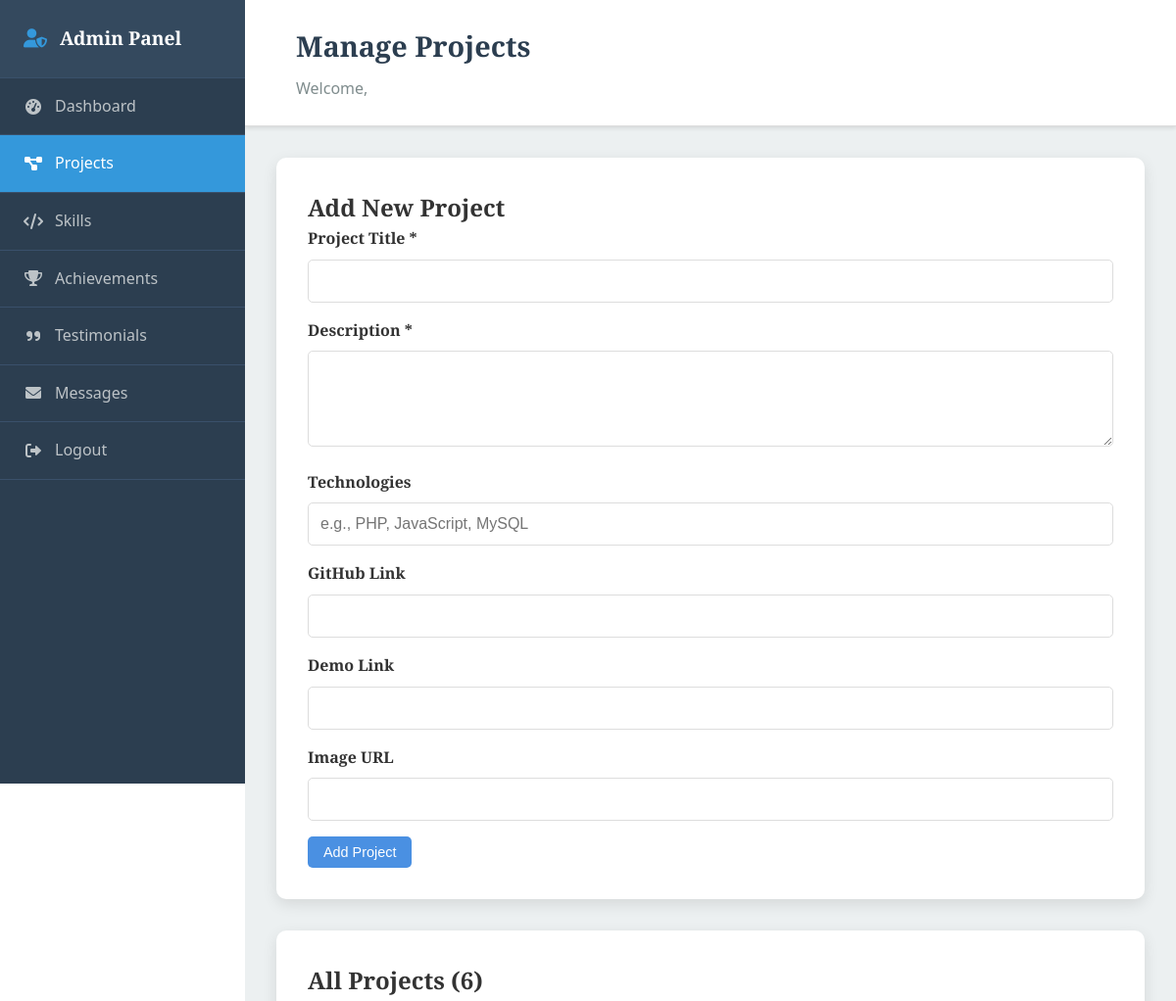
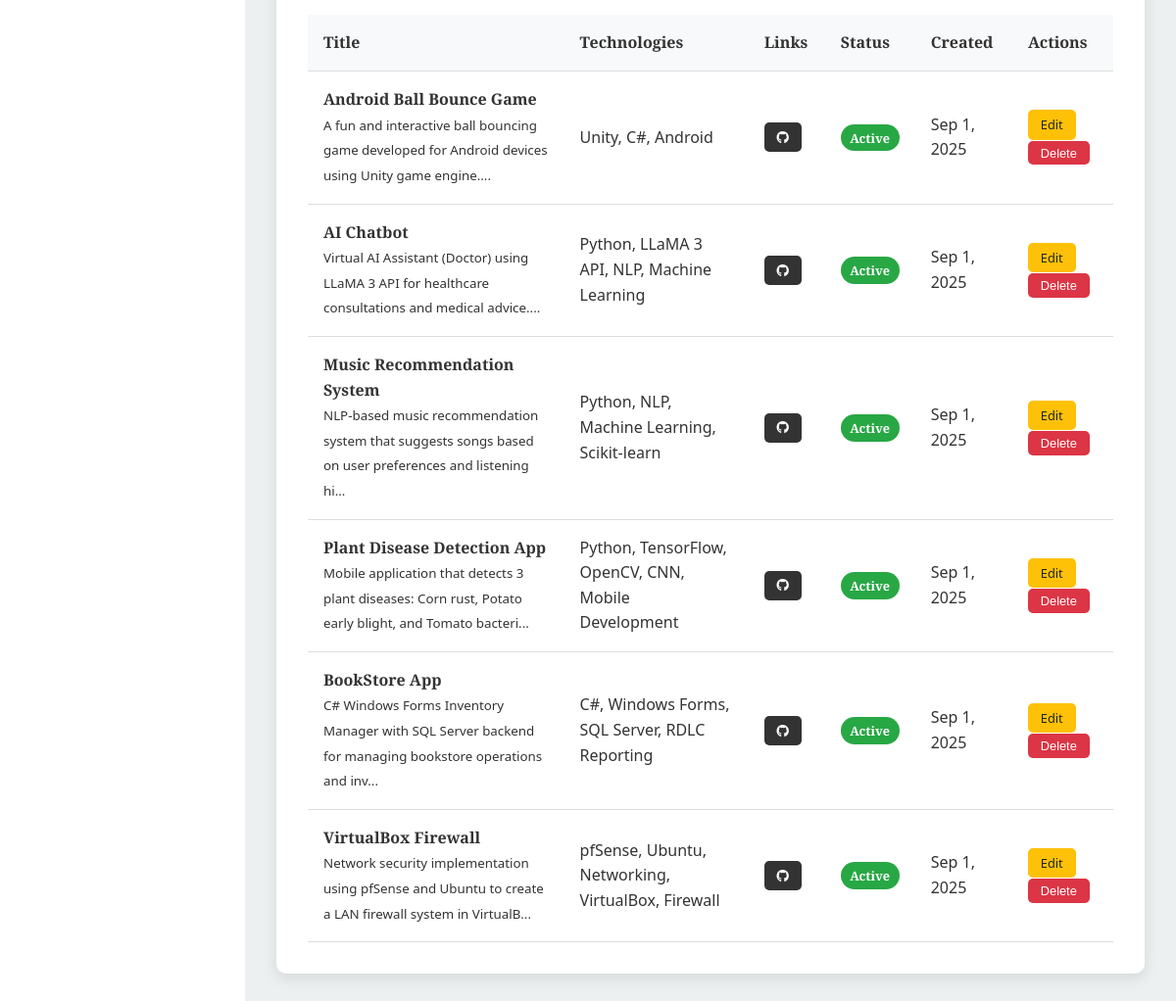
The page /admin/projects.php (signed in) on the database its author committed (2 pictures, top to bottom).
### tables this page shows
CREATE TABLE `projects` (
    `id` int(11) NOT NULL AUTO_INCREMENT,
    `title` varchar(255) NOT NULL,
    `description` text,
    `technologies` varchar(500),
    `github_link` varchar(255),
    `demo_link` varchar(255),
    `image` varchar(255),
    `status` enum('active', 'inactive') DEFAULT 'active',
    `created_at` timestamp DEFAULT CURRENT_TIMESTAMP,
    PRIMARY KEY (`id`)
);

### admin/projects.php (the view, shortened to what this page needs)
<?php
include 'auth.php';
$pdo = getConnection();
$edit_project = null;
$stmt = $pdo->prepare("SELECT * FROM projects ORDER BY created_at DESC");
$stmt->execute();
$projects = $stmt->fetchAll(PDO::FETCH_ASSOC);
?>
<!DOCTYPE html>
<html lang="en">
<head>
    <link rel="stylesheet" href="../style.css">
    <link rel="stylesheet" href="https://cdnjs.cloudflare.com/ajax/libs/font-awesome/6.0.0/css/all.min.css">
    <link rel="stylesheet" href="../projects.css">
</head>
<body>
    <div class="admin-layout">
        <?php echo getAdminNavigation('projects.php'); ?>
        <div class="admin-main">
            <?php echo getAdminHeader('Manage Projects'); ?>
            <div class="admin-container">
                <div class="admin-card">
                    <h2><?php echo $edit_project ? 'Edit Project' : 'Add New Project'; ?></h2>
                    <form method="POST" action="">
                        <div class="form-group">
                            <label for="title">Project Title *</label>
                            <input type="text" id="title" name="title" class="form-control" required
                                value="<?php echo $edit_project ? htmlspecialchars($edit_project['title']) : ''; ?>">
                        </div>
                        <div class="form-group">
                            <label for="description">Description *</label>
                            <textarea id="description" name="description" class="form-control" rows="4" required><?php echo $edit_project ? htmlspecialchars($edit_project['description']) : ''; ?></textarea>
                        </div>
                        <div class="form-group">
                            <label for="technologies">Technologies</label>
                            <input type="text" id="technologies" name="technologies" class="form-control"
                                placeholder="e.g., PHP, JavaScript, MySQL"
                                value="<?php echo $edit_project ? htmlspecialchars($edit_project['technologies']) : ''; ?>">
                        </div>
                        <div class="form-group">
                            <label for="github_link">GitHub Link</label>
                            <input type="url" id="github_link" name="github_link" class="form-control"
                                value="<?php echo $edit_project ? htmlspecialchars($edit_project['github_link']) : ''; ?>">
                        </div>
                        <div class="form-group">
                            <label for="demo_link">Demo Link</label>
                            <input type="url" id="demo_link" name="demo_link" class="form-control"
                                value="<?php echo $edit_project ? htmlspecialchars($edit_project['demo_link']) : ''; ?>">
                        </div>
                        <div class="form-group">
                            <label for="image">Image URL</label>
                            <input type="url" id="image" name="image" class="form-control"
                                value="<?php echo $edit_project ? htmlspecialchars($edit_project['image']) : ''; ?>">
                        </div>
                        <div style="display: flex; gap: 1rem;">
                            <button type="submit" class="btn btn-primary">
                                <?php echo $edit_project ? 'Update Project' : 'Add Project'; ?>
                            </button>
                        </div>
                    </form>
                </div>
                <div class="admin-card">
                    <h2>All Projects (<?php echo count($projects); ?>)</h2>
                    <?php if (empty($projects)): ?>
                        <p>No projects found.</p>
                    <?php else: ?>
                        <table class="admin-table">
                            <thead>
                                <tr>
                                    <th>Title</th>
                                    <th>Technologies</th>
                                    <th>Links</th>
                                    <th>Status</th>
                                    <th>Created</th>
                                    <th>Actions</th>
                                </tr>
                            </thead>
                            <tbody>
                                <?php foreach ($projects as $project): ?>
                                    <tr>
                                        <td>
                                            <strong><?php echo htmlspecialchars($project['title']); ?></strong><br>
                                            <small><?php echo htmlspecialchars(substr($project['description'], 0, 100)) . '...'; ?></small>
                                        </td>
                                        <td><?php echo htmlspecialchars($project['technologies']); ?></td>
                                        <td>
                                            <?php if ($project['github_link']): ?>
                                                <a href="<?php echo htmlspecialchars($project['github_link']); ?>" target="_blank" class="btn btn-sm" style="background: #333; color: white; margin-right: 0.5rem;">
                                                    <i class="fab fa-github"></i>
                                                </a>
                                            <?php endif; ?>
                                        </td>
                                        <td>
                                            <span class="badge badge-<?php echo $project['status'] === 'active' ? 'success' : 'secondary'; ?>">
                                                <?php echo ucfirst($project['status']); ?>
                                            </span>
                                        </td>
                                        <td><?php echo date('M j, Y', strtotime($project['created_at'])); ?></td>
                                        <td>
                                            <a href="projects.php?edit=<?php echo $project['id']; ?>" class="btn btn-warning btn-sm">Edit</a>
                                            <form method="POST" action="" style="display: inline;" onsubmit="return confirm('Are you sure you want to delete this project?');">
                                                <button type="submit" class="btn btn-danger btn-sm">Delete</button>
                                            </form>
                                        </td>
                                    </tr>
                                <?php endforeach; ?>
                            </tbody>
                        </table>
                    <?php endif; ?>
                </div>
            </div>
        </div>
    </div>
</body>
</html>

### style.css (style rules this page uses)
* { margin: 0; padding: 0; box-sizing: border-box; }
html { scroll-behavior: smooth; }
body { font-family: "Cinzel", "Segoe UI", Tahoma, Geneva, Verdana, serif; line-height: 1.6; color: #333; background-color: #fff; }
.admin-layout { display: flex; min-height: 100vh; }
.admin-main { flex: 1; margin-left: 250px; background: #ecf0f1; min-height: 100vh; }
.admin-container { max-width: 1200px; margin: 0 auto; padding: 2rem; }
.admin-card { background: white; padding: 2rem; border-radius: 10px; box-shadow: 0 5px 15px rgba(0, 0, 0, 0.1); margin-bottom: 2rem; }
.admin-table { width: 100%; border-collapse: collapse; margin-top: 1rem; }
.admin-table th, .admin-table td { padding: 1rem; text-align: left; border-bottom: 1px solid #ddd; }
.admin-table th { background: #f8f9fa; font-weight: bold; }
.btn { padding: 0.5rem 1rem; border: none; border-radius: 5px; cursor: pointer; text-decoration: none; display: inline-block; font-size: 0.9rem; transition: background 0.3s ease; }
.btn-primary { background: #4a90e2; color: white; }
.btn-danger { background: #dc3545; color: white; }
.btn-warning { background: #ffc107; color: #212529; }
.form-control { width: 100%; padding: 0.75rem; border: 1px solid #ddd; border-radius: 5px; font-size: 1rem; }
.form-group { margin-bottom: 1rem; }
.form-group label { display: block; margin-bottom: 0.5rem; font-weight: bold; }

### admin/projects.css (style rules this page uses)
.badge { padding: 0.3rem 0.6rem; border-radius: 15px; font-size: 0.8rem; font-weight: bold; }
.badge-success { background: #28a745; color: white; }
.btn-sm { padding: 0.3rem 0.8rem; font-size: 0.8rem; }

### rows shown on the page
projects: title "Android Ball Bounce Game", description "A fun and interactive ball bouncing game developed for Android devices using Unity game engine.", technologies "Unity, C#, Android", status "Active", created_at "Sep 1, 2025"
projects: title "AI Chatbot", description "Virtual AI Assistant (Doctor) using LLaMA 3 API for healthcare consultations and medical advice.", technologies "Python, LLaMA 3 API, NLP, Machine Learning", status "Active", created_at "Sep 1, 2025"
projects: title "Music Recommendation System", description "NLP-based music recommendation system that suggests songs based on user preferences and listening hi", technologies "Python, NLP, Machine Learning, Scikit-learn", status "Active", created_at "Sep 1, 2025"
projects: title "Plant Disease Detection App", description "Mobile application that detects 3 plant diseases: Corn rust, Potato early blight, and Tomato bacteri", technologies "Python, TensorFlow, OpenCV, CNN, Mobile Development", status "Active", created_at "Sep 1, 2025"
projects: title "BookStore App", description "C# Windows Forms Inventory Manager with SQL Server backend for managing bookstore operations and inv", technologies "C#, Windows Forms, SQL Server, RDLC Reporting", status "Active", created_at "Sep 1, 2025"
projects: title "VirtualBox Firewall", description "Network security implementation using pfSense and Ubuntu to create a LAN firewall system in VirtualB", technologies "pfSense, Ubuntu, Networking, VirtualBox, Firewall", status "Active", created_at "Sep 1, 2025"

### other values the page prints
$item['title'] "Dashboard"
$item['title'] "Projects"
$item['title'] "Skills"
$item['title'] "Achievements"
$item['title'] "Testimonials"
$item['title'] "Messages"
$item['title'] "Logout"
$title "Manage Projects"
count($projects) "6"
